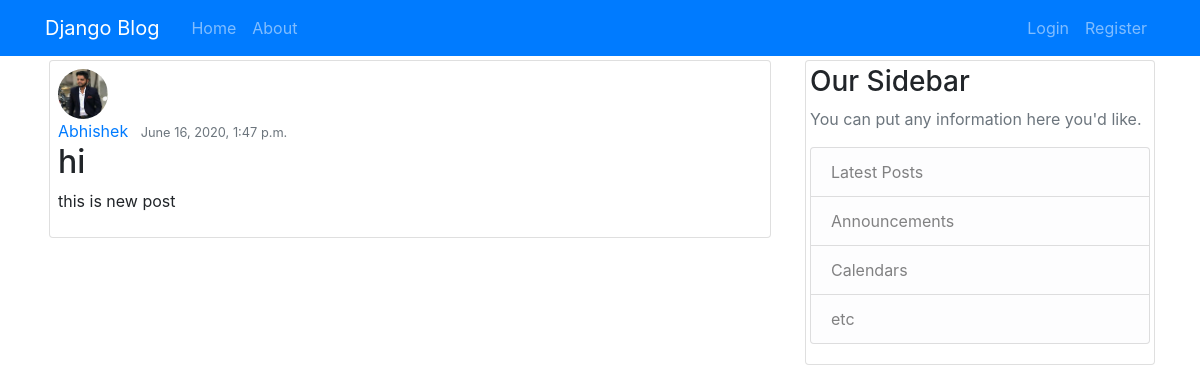
Page /blog/post/28/ on the committed database.
### blog/models.py (models this page shows, shortened)
class Post(models.Model):
    title = models.CharField(max_length=100)
    content = models.TextField()
    date_posted = models.DateTimeField(default=timezone.now)
    author = models.ForeignKey(User, on_delete=models.CASCADE)

### user/models.py (models this page shows, shortened)
class profiles(models.Model):
    user = models.OneToOneField(User, on_delete=models.CASCADE)
    image = models.ImageField(upload_to='profile_pics')

### blog/views.py (the view)
# urls.py: path('post/<int:pk>/', PostDetailView.as_view(), name='post_detail'),
class PostDetailView(DetailView):
    model = Post

### blog/templates/blog/post_detail.html (shortened to what this page needs)
{% extends 'blog/base.html' %}
{% block content %}
    <article class="media content-section card m-1 p-2">
        <img class="rounded-circle article-img" height=50, width=50, src="{{ object.author.profiles.image.url }}">
        <div class="media-body">
            <div class="article-metadata">
                <a class="mr-2" href="{% url 'user_posts' object.author.username %}">{{ object.author }}</a>
                <small class="text-muted">{{ object.date_posted }}</small>
            </div>
            <h2 class="article-title" >{{ object.title }}</h2>
            <p class="article-content">{{ object.content }}</p>
        </div>
    </article>
{% endblock content%}

### rows in the picture
Post: author.profiles.image (picture), author "Abhishek", date_posted "June 16, 2020, 1:47 p.m.", title "hi", content "this is new post"
